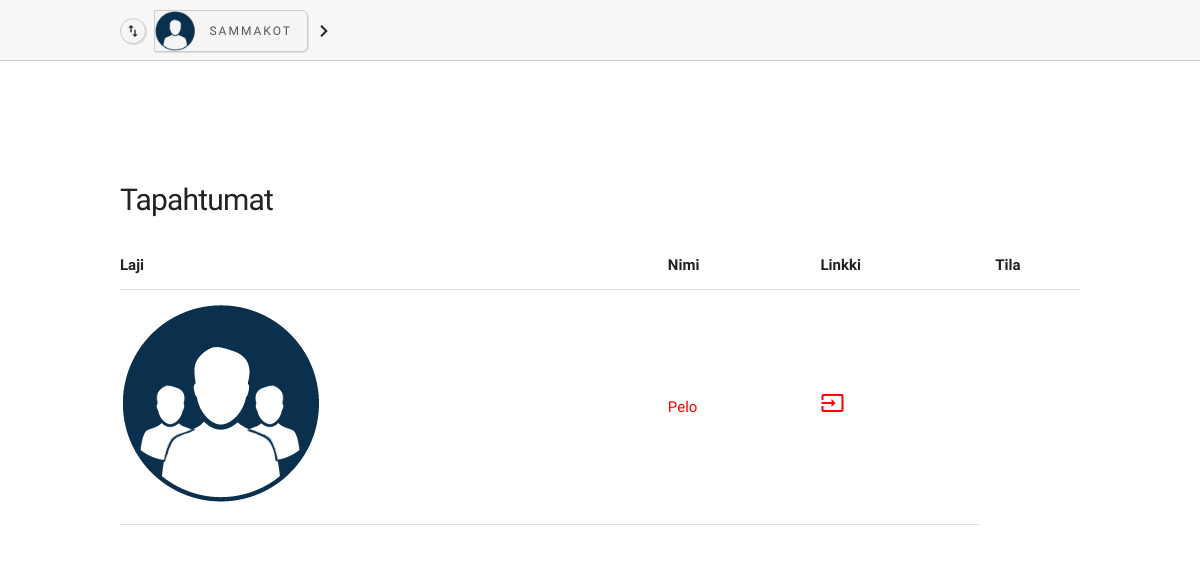
The page /my_events.php (signed in) on the database as committed earlier.
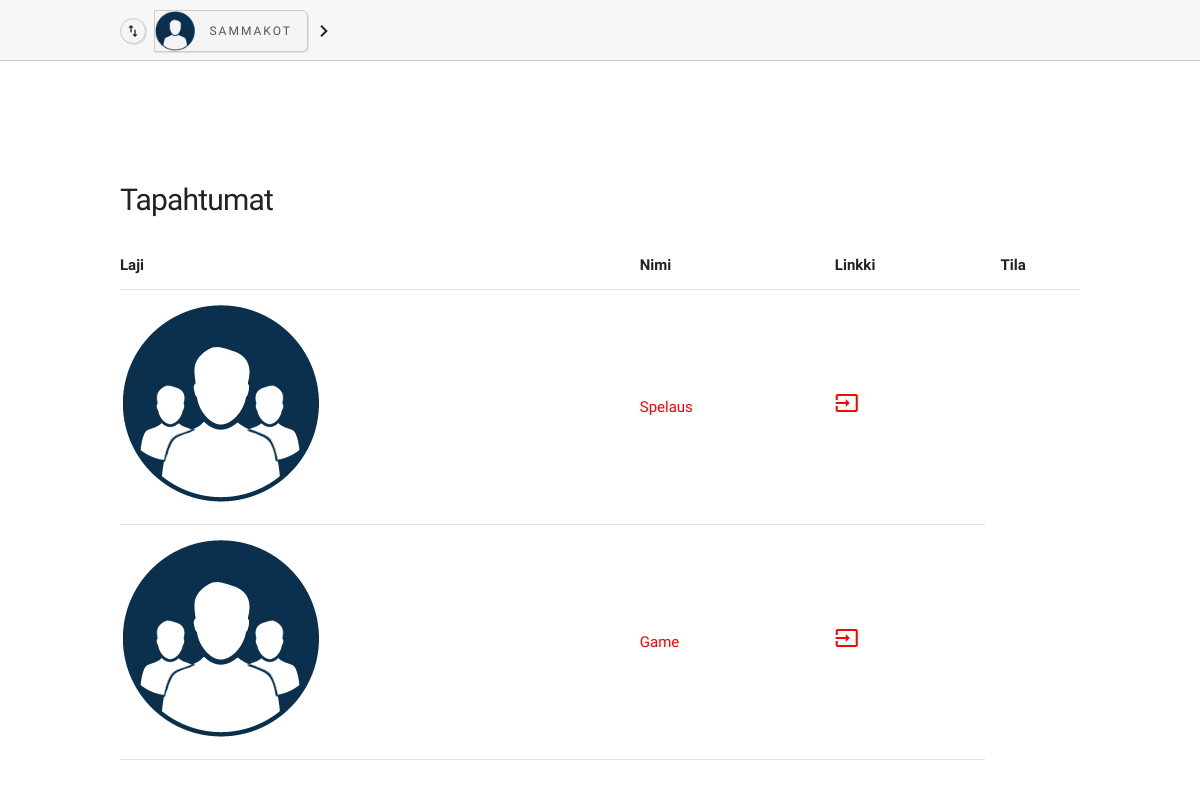
The same page on the database as committed later.
### tables this page shows
CREATE TABLE `event` (
  `id` int(11) NOT NULL,
  `owner_id` int(11) NOT NULL,
  `user_id` int(11) NOT NULL,
  `team_id` int(11) NOT NULL,
  `name` varchar(128) NOT NULL,
  `date` date NOT NULL
);

### functions.php (the view, shortened to what this page needs)
<?php
function listEvents($mod)
{
	include 'dbh.php';
	if (isset($_SESSION['teamId'])) {
	$teamId = $_SESSION['teamId'];
}
	if ($mod == "all") {
			$stmt = $conn->prepare("SELECT * from event WHERE team_id = :teamid ");
			$stmt->bindParam(':teamid',$teamId);
	}
	$stmt->execute();
	while ($row = $stmt->fetch()) {
		$showId = $row['id'];
		$showName = $row['name'];
		$showTeam = $row['team_id'];
		$showDate = $row['date'];
		echo "<tr>";
		if ($mod != "all") {
			echo '<td><a style="text-decoration:none;" href="event_overview.php?eventId=' . $showId . '">' . $showName . '</a></td>';
		if (!isset($teamId)) {
			$stmt2 = $conn->prepare("SELECT * from user WHERE team_id = :teamid");
			$stmt2->bindParam(':teamid',$showTeam);
			$stmt2->execute();
			$row2 = $stmt2->fetch();
			$teamUid = $row2['uid'];
			echo '<td><p style="margin-bottom: 0;">' . $teamUid . '</p></td>';
		}
			echo '<td><p style="margin-bottom: 0;">' . $showDate . '</p></td>';
		}
		else {
			$fileDest = glob('files/overview_'. $showId .'*.json');
			$fileDest = substr(strstr($fileDest[0], '_'), strlen('_'));
			$fileDest = substr($fileDest, 0, strpos($fileDest, "."));
			echo '<td><img src="default_team.png"></td>';
			echo '<td><a style="text-decoration:none;" href="event_overview.php?eventId=' . $showId . '">' . $showName . '</a></td>';
			echo "<td><a target='_blank' href='inc/widgets/ottelu/index.php?eventId=". $fileDest ."'><i class='material-icons'>input</i></a></td>";
		}
		echo "</tr>";
	}
}
?>

### inc/header.php
<!DOCTYPE html>
<html>
  <?php include('inc/head.php'); ?>
<body>
 <?php
    $url = "$_SERVER[REQUEST_URI]";
    if ($url != "/otteluohjelma/index.php" && $url != "/otteluohjelma/error.php" && strpos($url,"verify.php") == false && $url != "/otteluohjelma/register.php") {
    echo "<header>";
    include('inc/nav.php');
    echo "</header>";
  }
?>
<div class="wrapper">

### inc/head.php (shortened to what this page needs)
<head>
  <link rel="stylesheet" type="text/css" href="css/normalize.css">
  <link rel="stylesheet" type="text/css" href="css/skeleton.css">
  <link rel="stylesheet" type="text/css" href="css/style.css">
</head>

### inc/nav.php (shortened to what this page needs)
<nav class="navbar">
    <?php if ($_SESSION['type'] == 0) {
      echo '<div class="row" style="background-color: #BFD0D6;">';
    } else {
      echo '<div class="row" style="background-color: #f7f7f7;">';
    }
    ?>
    <div class="one column" style="text-align:center;position: relative;">
    </div>
      <div class="container">
        <ul class="navbar-list">
          <?php
          $session = $profile = $profile2 = $teams = $url = $url2 = $url3 = "";
          if (isset($_SESSION)) {
            if (isset($_SESSION['teamId'])) {
              $profile = 'profile.php?teamId=' . $_SESSION['teamId'];
            } else {
              $profile = 'profile.php';
            }
          }
          $url        =   'location.href="'.$profile.'"';
          if (isset($_SESSION['teamId'])) {
            $teamUid   =   $_SESSION['teamUid'];
            $teamId     =   $_SESSION['teamId'];
          }
          if (isset($_SESSION['teamId'])) {
            $fileName = 'images/logos/'.$teamUid.$teamId.'.png';
            if (file_exists($fileName)){
              $profileLink = $url;
              $profileFile = $fileName;
              $profileName = $teamUid;
            }else{
              $profileFile = "images/logos/joukkue.png";
              $profileName = $teamUid;
            }
          }
          echo '<li class="liLogo navbar-item">
                  <i class="material-icons changeTeam">import_export</i>
                  <div class="btn openNav">
                    <a class="navbar-link">
                      <div class="ctx">
                        <div class="ctx-r">
                          <div class="avatar" style="background-image: url(' . $profileFile . ');"></div>
                        </div>
                        <div class="ctx-r">
                          <div class="name">' . $profileName . '</div>
                        </div>
                      </div>
                    </a>
                  </div>
                  <i class="material-icons openNav">keyboard_arrow_right</i>
                </li>';
          ?>
      </ul>
    </div>
  </div>
</nav>

### my_events.php (shortened to what this page needs)
<?php
  include('inc/header.php');
  include 'functions.php';
?>
  <div class="container">
    <div class="row">
      <div class="twelve columns" >
        <h4 style="position: relative;">
          Tapahtumat
        </h4>
      </div>
    </div>
    <div class="row">
        <form name="form" action="functions.php" method="GET">
          <table class='u-full-width'>
          <thead>
              <tr>
                <th>Laji</th>
                <th>Nimi</th>
                <th>Linkki</th>
                <th>Tila</th>
              </tr>
            </thead>
          <?php listEvents('all');
          ?>
          </table>
            </form>
    </div>
  <?php
    include ('inc/footer.php');
  ?>

### inc/footer.php (shortened to what this page needs)
   </div>
</body>
</html>

### css/skeleton.css (style rules this page uses)
.container { position: relative; width: 100%; max-width: 960px; margin: 0 auto; padding: 0 20px; box-sizing: border-box; }
.column, .columns { width: 100%; float: left; box-sizing: border-box; }
@media (min-width: 400px) { .container { width: 85%; padding: 0; } }
@media (min-width: 550px) { .container { width: 80%; } }
@media (min-width: 550px) { .column, .columns { margin-left: 4%; } }
@media (min-width: 550px) { .column:first-child, .columns:first-child { margin-left: 0; } }
@media (min-width: 550px) { .one.column, .one.columns { width: 4.66666666667%; } }
@media (min-width: 550px) { .twelve.columns { width: 100%; margin-left: 0; } }
html { font-size: 62.5%; }
body { font-size: 1.5em; line-height: 1.6; font-weight: 300; font-family: "Ubuntu", "Raleway", "HelveticaNeue", "Helvetica Neue", Helvetica, Arial, sans-serif; color: #222; }
h1, h2, h3, h4, h5, h6 { margin-top: 0; margin-bottom: 2rem; font-weight: 300; }
h4 { font-size: 2.4rem; line-height: 1.35; letter-spacing: -.08rem; }
@media (min-width: 550px) { h4 { font-size: 3.0rem; } }
a { color: #1EAEDB; }
ul { list-style: circle inside; }
ol, ul { padding-left: 0; margin-top: 0; }
li { margin-bottom: 1rem; }
th, td { padding: 12px 15px; text-align: left; border-bottom: 1px solid #E1E1E1; }
th:first-child, td:first-child { padding-left: 0; }
th:last-child, td:last-child { padding-right: 0; }
pre, blockquote, dl, figure, table, p, ul, ol, form { margin-bottom: 2.5rem; }
.u-full-width { width: 100%; box-sizing: border-box; }
.container:after, .row:after, .u-cf { content: ""; display: table; clear: both; }

### css/style.css (style rules this page uses)
* { box-sizing: border-box; padding: 0; margin: 0; }
img { -webkit-user-select: none !important; -moz-user-select: none !important; -ms-user-select: none !important; user-select: none !important; }
html { height: 100%; }
body { overflow-y: scroll; }
a { color: red; }
header { width: 100%; border-bottom: 1px solid #ccc; background-color: transparent; position: absolute; top: 0; z-index: 100; left: 0; }
.wrapper { margin-top: 180px; }
.navbar-list { list-style: none; margin-bottom: 0; }
.navbar-item { position: relative; float: left; margin-bottom: 0; margin-right: 21px; height: 60px; line-height: 60px; }
.navbar-link { text-transform: uppercase; font-size: 11px; font-weight: 300; letter-spacing: .2rem; text-decoration: none; color: #555; cursor: pointer; }
.liLogo { padding: 10px 0px; line-height: initial; margin-right: 10px; }
.liLogo .openNav, .liLogo .changeTeam, .btn { display: inline-block; cursor: pointer; vertical-align: middle; }
.liLogo .changeTeam { border-radius: 50%; padding: 4px; margin-right: 4px; border: 1px solid #ccc; background-color: #f5f5f5; box-shadow: 1px 1px 1px rgba(0,0,0,0.1); font-size: 16px; }
.btn { margin: 0; }
.ctx { border: 1px solid #ccc; border-bottom-right-radius: 6px; border-top-right-radius: 6px; background-color: #f5f5f5; float: left; box-shadow: 1px 1px 1px rgba(0,0,0,0.1); cursor: pointer; }
.ctx .ctx-r { display: inline-block; height: 40px; vertical-align: middle; }
.ctx .avatar { width: 40px; height: 40px; background-image: url('../images/default.png'); background-size: 100% 100%; background-repeat: no-repeat; background-position: center; }
.ctx .name { float: left; position: relative; top: 13px; padding: 0px 15px 0px 10px; font-size: 12px; font-weight: 300; letter-spacing: .2rem; color: #555; }

Rows that differ between the two databases and show on the page:
removed event: name "Pelo"
added event: name "Spelaus"
added event: name "Game"
